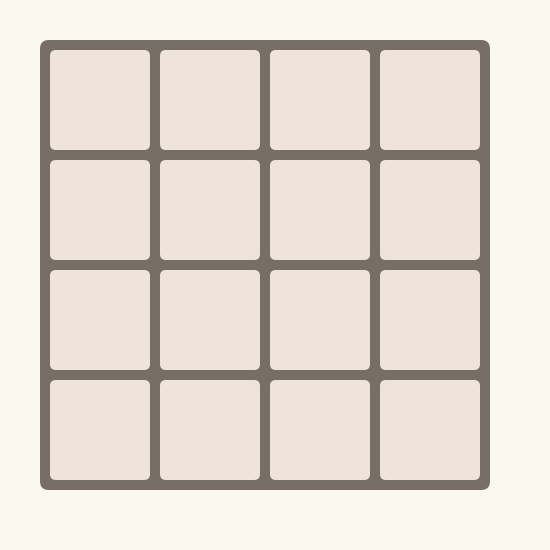
Frame 1 (no input)
Frame 60 (the mouse pressed at the canvas centre just before this capture): identical to frame 1, image omitted
Frame 120 (the mouse held since frame 60 and released just before this capture): identical to frame 1, image omitted

The Processing sketch that drew this single still picture (run headless with seeded random() and noise(); from frame 60 on, the mouse is pressed at the canvas centre):

// Processing sketch: week09_4_processing_2048_again
// ── week09_4_processing_2048_again.pde
// week09_4_processing_2048_again
// 自己寫 2048 配上聲音，慢慢來，從簡單到完整
void setup(){
  size(550, 550);
}

void draw(){
  background(250, 248, 239); // 淡淡的背景色
  noStroke(); // 不要黑線
  fill (119, 110, 101); // 大格子的色彩
  rect(40, 40, 450, 450, 9); // 大格子
  for(int i=0;i<4;i++){ // 用迴圈畫4*4格子
    for(int j=0;j<4;j++){
      int x = 50 + j * (100+10), y = 50 + i * (100+10); // 加點位移、間隔 
      fill(238, 228, 218); // 小格子的色彩
      rect(x, y, 100, 100, 6);   
    }
  }
}
